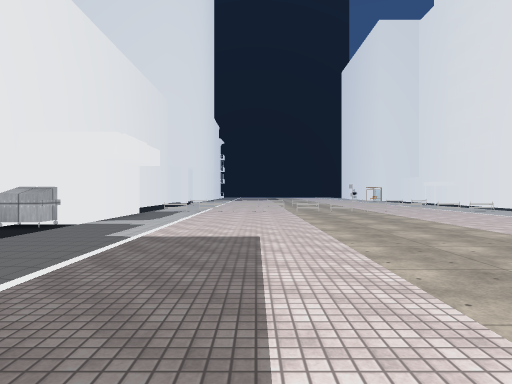
view 1 (above)

24 first-person views from a walk through a Unity game level. The camera is 1.4 m above the floor, looks level and sees 75° across. The floor is counted in squares, 2 m on a side. Each view is taken from the middle of a square. On the plan, view 1 faces up. The plan holds only what a view shows up to about 10 squares ahead; the rest is blank. The place goes on beyond the plan. Some animated figures are not drawn. Some surface patterns are stand-ins.

view 2
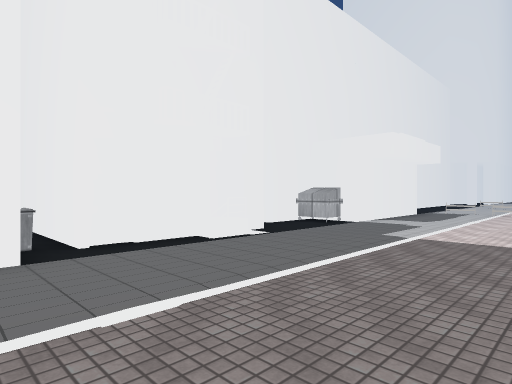

view 3
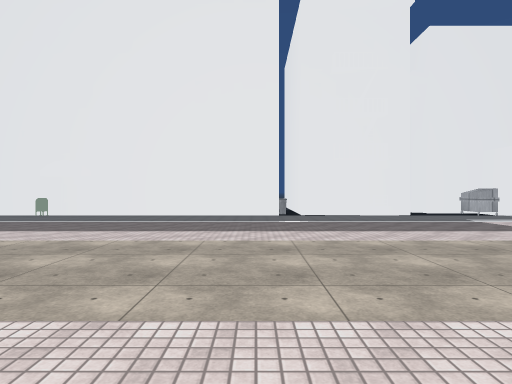

view 4
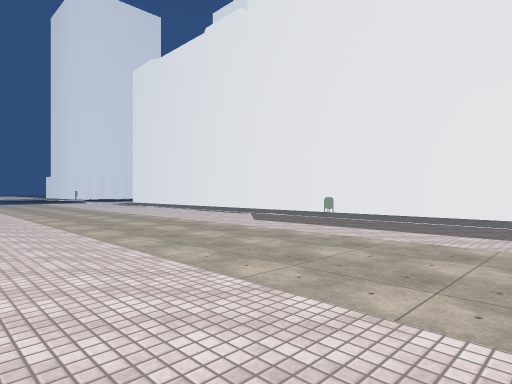

view 5
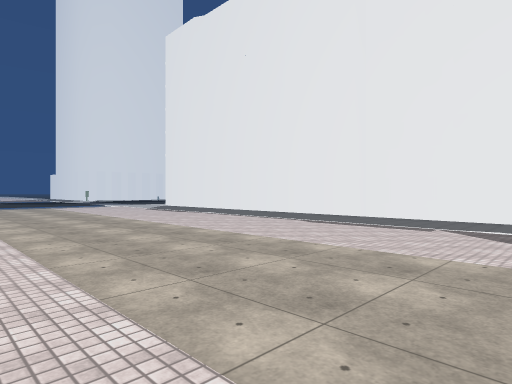

view 6
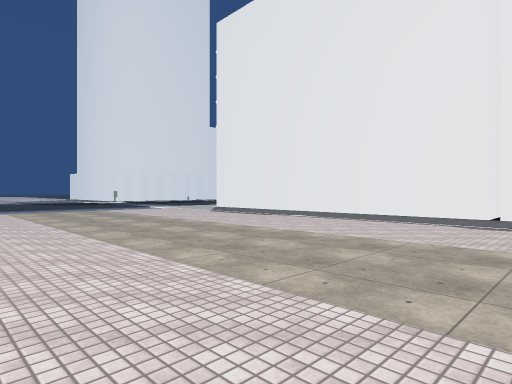

view 7
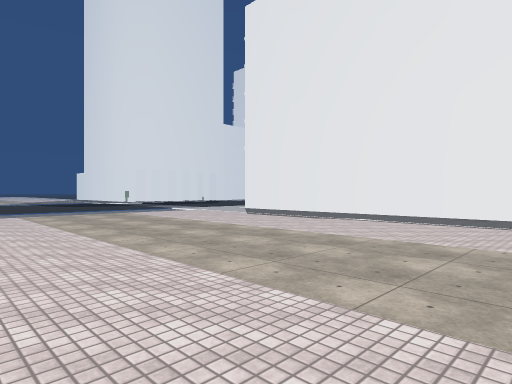

view 8
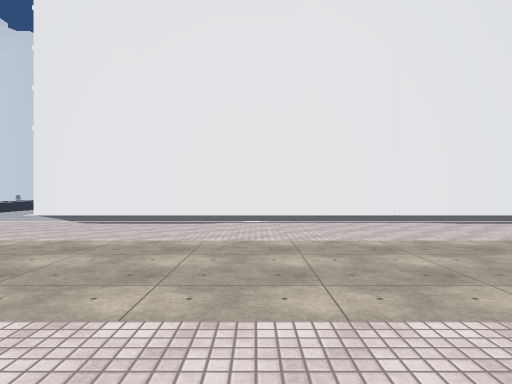

view 9
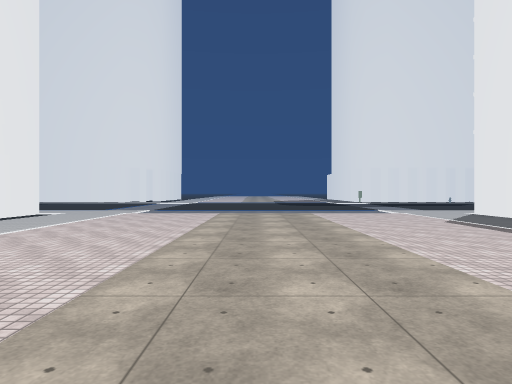

view 10
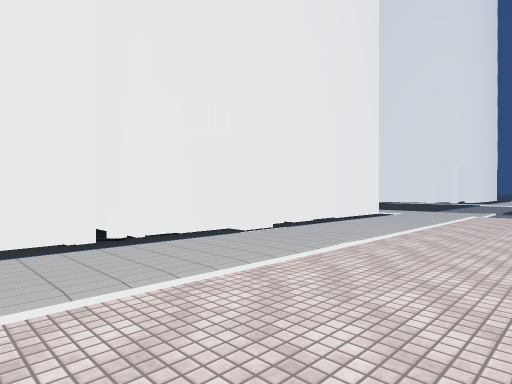

view 11
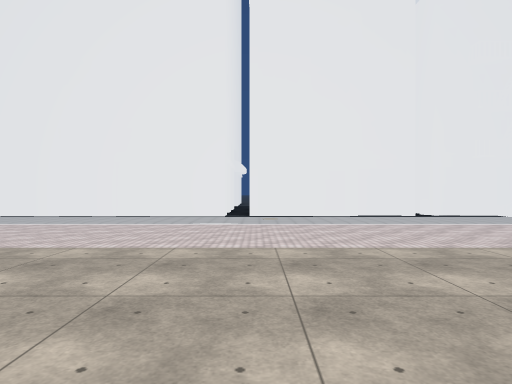

view 12
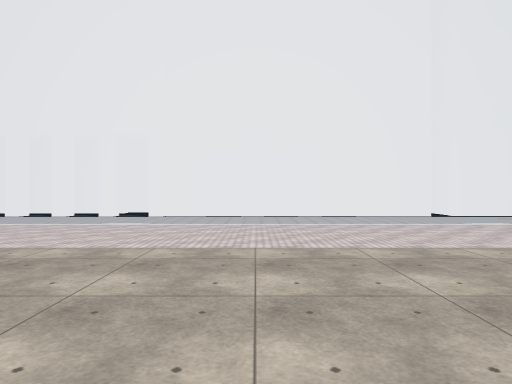

view 13
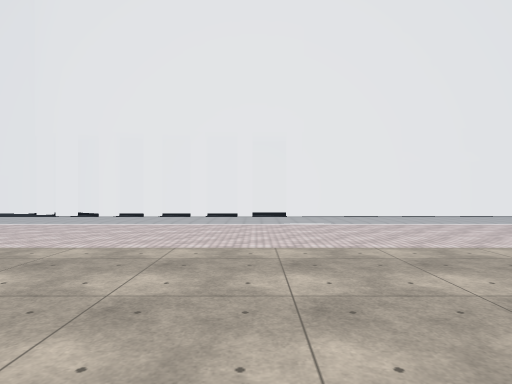

view 14
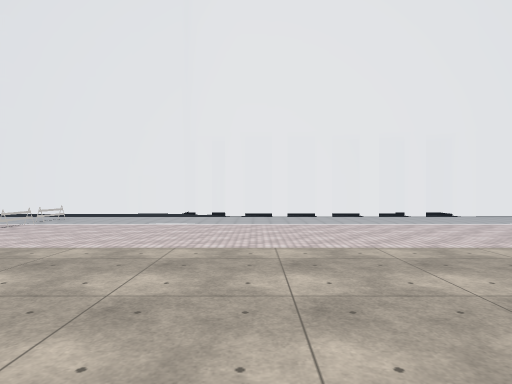

view 15
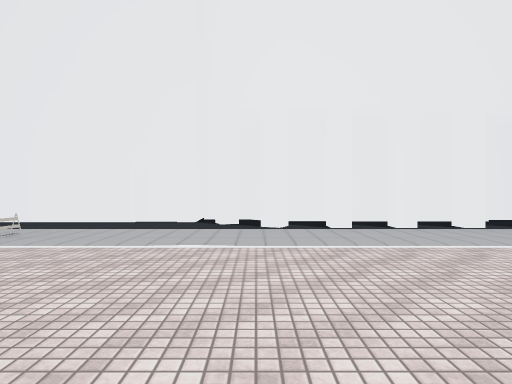

view 16
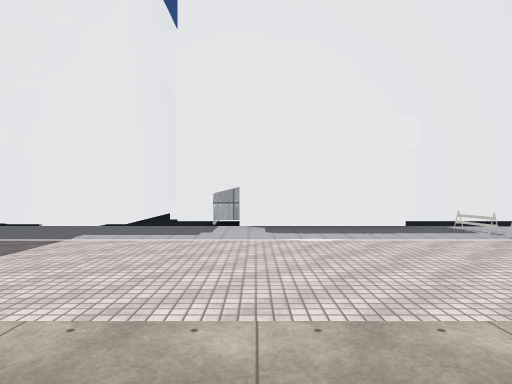

view 17
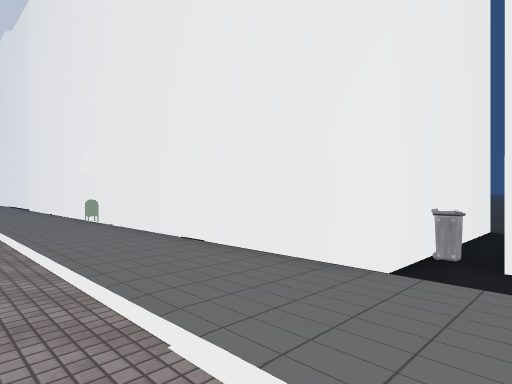

view 18
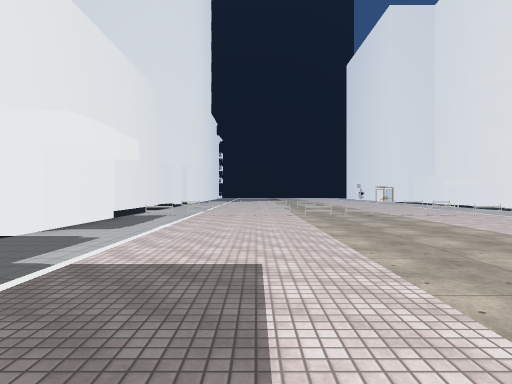

view 19
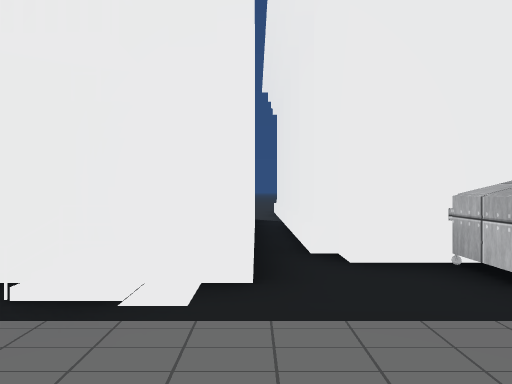

view 20
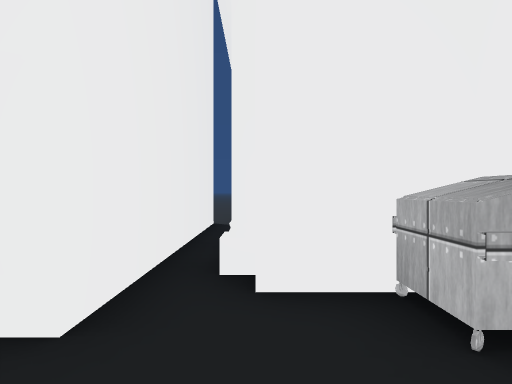

view 21
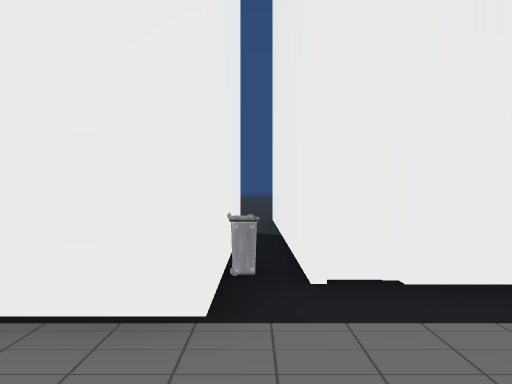

view 22
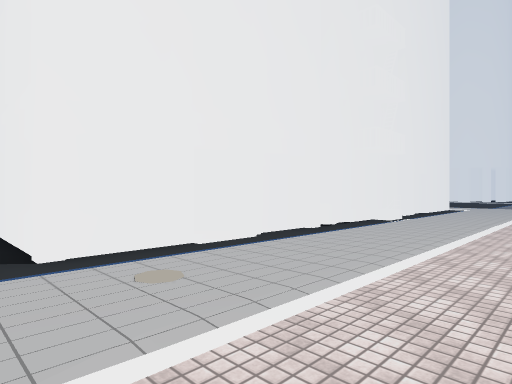

view 23
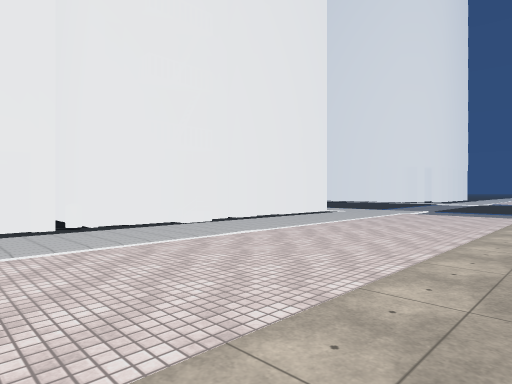

view 24
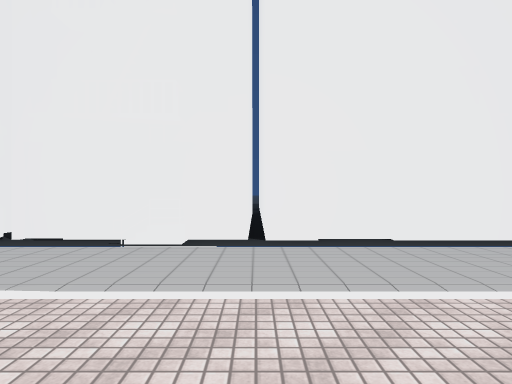

### Floor plan
Key: @ floor where view 1 was taken; # wall or solid block; . floor; B bin; U building; M mailbox; O other object.
Columns run from 12 left of view 1 to 12 right of it. Each row starts with its distance up from view 1.
 12       #..OO.OOOOO.OOO..#
 11         #..............#
 10         #..............#
  9         #.............U#U
  8       ###.............UUU
  7       #B..............UU
  6  ######...............UU
  5  #######..............UU
  4        U..............UU
  3        #..............UU
  2        #..............UUU
  1 .......B..............U
  0 ..      U...@.........#
 -1         #.............#
 -2         #.............#
 -3         #.............#
 -4         #.............#
 -5          .............#
 -6         M.............#
 -7         #.............U
 -8         U.............###
 -9         #.............U
-10         U.............#
-11       ###.............#
-12         #.............#
-13         #.............BU#
-14         U.............#
-15         ..............U
-16          .............#
-17          .............###
-18          .............U
-19         #.............U
-20         #.............#
-21         #.............O

Where each view was taken, in squares from view 1:
view 1: 0 up, 0 right, facing up
view 2: 0 up, 0 right, facing up-left
view 3: 0 up, 6 right, facing left
view 4: 0 up, 6 right, facing down-left
view 5: 6 down, 5 right, facing down-left
view 6: 9 down, 6 right, facing down-left
view 7: 11 down, 6 right, facing down-left
view 8: 15 down, 6 right, facing left
view 9: 11 down, 3 right, facing down
view 10: 11 down, 5 right, facing down-right
view 11: 8 down, 0 right, facing right
view 12: 2 down, 0 right, facing right
view 13: 2 up, 0 right, facing right
view 14: 7 up, 0 right, facing right
view 15: 8 up, 3 right, facing right
view 16: 8 up, 3 right, facing left
view 17: 2 up, 1 left, facing down-left
view 18: 2 up, 0 right, facing up
view 19: 5 up, 2 left, facing left
view 20: 6 up, 3 left, facing left
view 21: 1 up, 2 left, facing left
view 22: 7 down, 6 right, facing down-right
view 23: 11 down, 3 right, facing down-right
view 24: 17 down, 5 right, facing right
